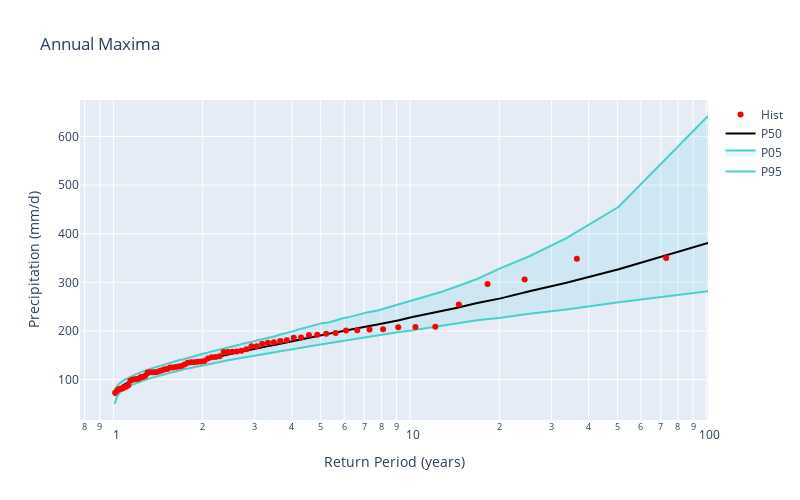

Source (notebook cell):
### Code cell
fig = go.Figure()
fig.add_trace(go.Scatter(x=trp_sim, y=p95, mode='lines', name='P95', marker_color='mediumturquoise'))
fig.add_trace(go.Scatter(x=trp_sim, y=p05, mode='lines', name='P05', marker_color='mediumturquoise',  fill='tonexty', fillcolor='rgba(0, 181, 204, 0.10)'))
fig.add_trace(go.Scatter(x=trp_sim, y=p50, mode='lines', name='P50', marker_color='black'))
fig.add_trace(go.Scatter(x=trp_hist, y=trp_hist_val, mode='markers', name='Hist', marker_color='red'))


fig.update_xaxes(type="log")
fig.update_layout(    
    xaxis_title = "Return Period (years)",
    yaxis_title = "Precipitation (mm/d)",
    title = 'Annual Maxima',
    width=800, height=500
)
fig.show()
